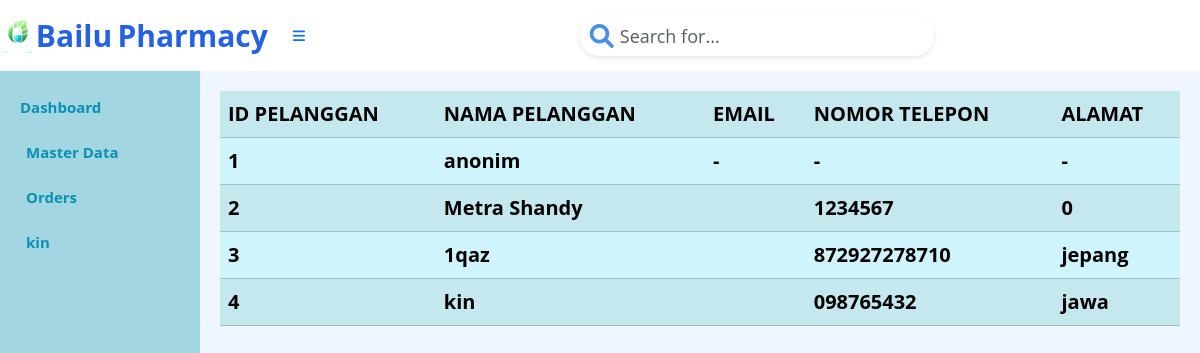
Page /index.php?page=pelanggan (signed in) on the earlier database version.
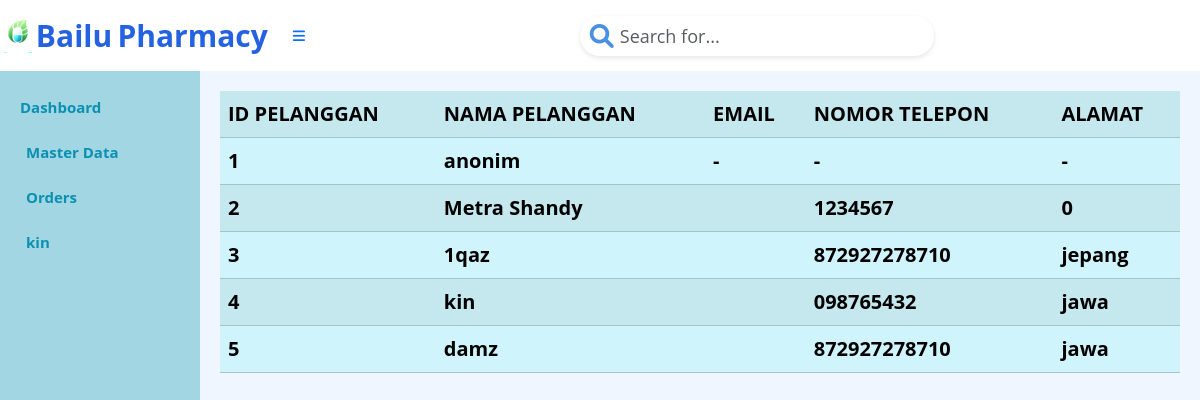
Same page on the later database version.
### tables this page shows
CREATE TABLE `tb_pelanggan` (
  `Id_pelanggan` int(4) NOT NULL AUTO_INCREMENT,
  `username` varchar(15) NOT NULL,
  `email` varchar(15) NOT NULL,
  `no_tlp` varchar(15) NOT NULL,
  `alamat` varchar(10) NOT NULL,
  `password` varchar(255) NOT NULL,
  PRIMARY KEY (`Id_pelanggan`)
);

### pelanggan.php (the view)
<?php
$mysqli = new mysqli("localhost", "root", "", "apotek");
$result = $mysqli->query("SELECT * from tb_pelanggan");
?>
<table class="table table-info table-striped">
    <tr>
        <th>ID PELANGGAN</th>
        <th>NAMA PELANGGAN</th>
        <th>EMAIL</th>
        <th>NOMOR TELEPON</th>
        <th>ALAMAT</th>
    </tr>
    <?php
    foreach ($result as $row) {
        echo "<tr>";
        echo "<td>";
        echo $row['Id_pelanggan'];
        echo "</td>";
        echo "<td>";
        echo $row['username'];
        echo "</td>";
        echo "<td>";
        echo $row['email'];
        echo "</td>";
        echo "<td>";
        echo $row['no_tlp'];
        echo "</td>";
        echo "<td>";
        echo $row['alamat'];
        echo "</tr>";
    }
    ?>
</table>

Differences in the rows shown:
added tb_pelanggan: Id_pelanggan "5", username "damz", no_tlp "872927278710", alamat "jawa"
